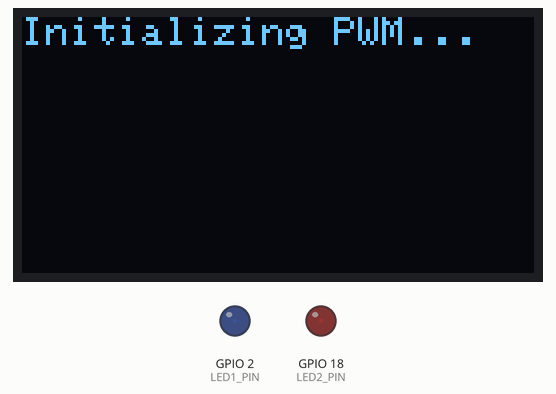
Bench run of a program on a simulated ESP32. Parts: 128×64 one-colour display, output pins drawn as LEDs (lit = HIGH). What the program prints to the serial monitor is not drawn.

Above: at 0.1 s.
At 8.61 s:
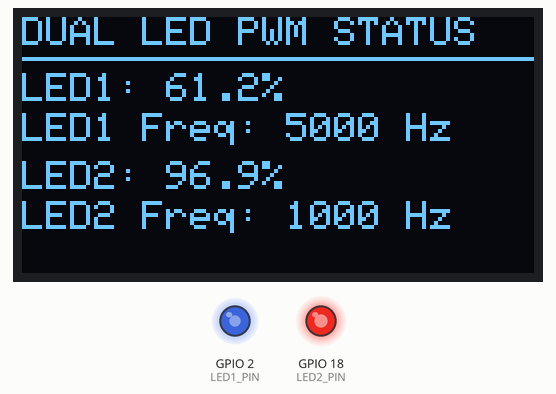
At 17.31 s:
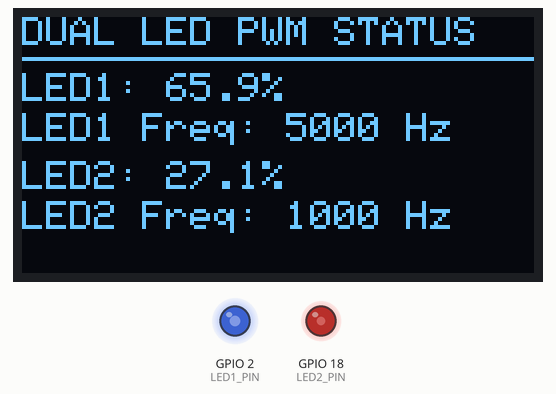
At 34.42 s:
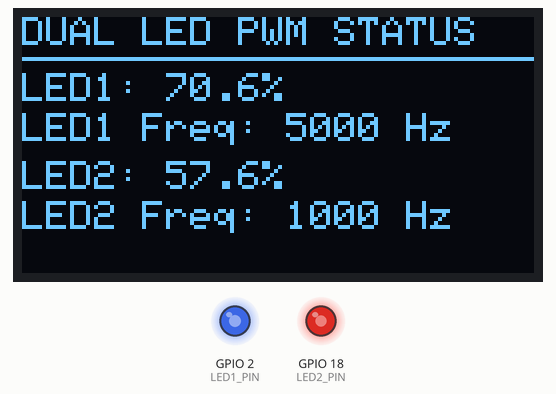
Timing chart, 0 to 34.4 s (numbered marks = the images above):
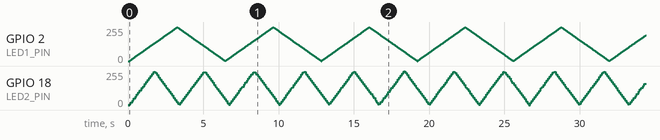

The program:

main.cpp
```cpp
#include <Arduino.h>
#include <Wire.h>
#include <Adafruit_GFX.h>
#include <Adafruit_SSD1306.h>

// OLED settings
#define SCREEN_WIDTH 128
#define SCREEN_HEIGHT 64
#define OLED_RESET -1
#define OLED_ADDRESS 0x3C

Adafruit_SSD1306 display(
    SCREEN_WIDTH,
    SCREEN_HEIGHT,
    &Wire,
    OLED_RESET
);

// LED GPIO pins
constexpr uint8_t LED1_PIN = 2;
constexpr uint8_t LED2_PIN = 18;

// PWM channel numbers
constexpr uint8_t LED1_CHANNEL = 0;
constexpr uint8_t LED2_CHANNEL = 8;

// PWM frequencies
constexpr uint32_t LED1_FREQUENCY = 5000;
constexpr uint32_t LED2_FREQUENCY = 1000;

// PWM resolution
constexpr uint8_t PWM_RESOLUTION = 8;
constexpr uint16_t PWM_MAX_DUTY = 255;

// Current duty values
uint16_t led1Duty = 0;
uint16_t led2Duty = 0;

// Fading directions
int8_t led1Direction = 1;
int8_t led2Direction = 1;

// Independent timing
unsigned long previousLED1Time = 0;
unsigned long previousLED2Time = 0;
unsigned long previousOLEDTime = 0;
unsigned long previousPrintTime = 0;

constexpr unsigned long LED1_INTERVAL = 10;
constexpr unsigned long LED2_INTERVAL = 5;
constexpr unsigned long OLED_INTERVAL = 100;

// Convert actual PWM duty value to percentage
float getDutyPercent(uint16_t duty)
{
    return (duty * 100.0f) / PWM_MAX_DUTY;
}

// Update OLED with current PWM values
void updateOLED()
{
    display.clearDisplay();
    display.setTextColor(SSD1306_WHITE);
    display.setTextSize(1);

    display.setCursor(0, 0);
    display.println("DUAL LED PWM STATUS");

    display.drawLine(0, 10, 127, 10, SSD1306_WHITE);

    display.setCursor(0, 14);
    display.print("LED1: ");
    display.print(getDutyPercent(led1Duty), 1);
    display.println("%");

    display.setCursor(0, 24);
    display.print("LED1 Freq: ");
    display.print(LED1_FREQUENCY);
    display.println(" Hz");

    display.setCursor(0, 36);
    display.print("LED2: ");
    display.print(getDutyPercent(led2Duty), 1);
    display.println("%");

    display.setCursor(0, 46);
    display.print("LED2 Freq: ");
    display.print(LED2_FREQUENCY);
    display.println(" Hz");

    display.display();
}

void setup()
{
    Serial.begin(115200);

    // Initialize I2C OLED
    Wire.begin(21, 22);

    if (!display.begin(
            SSD1306_SWITCHCAPVCC,
            OLED_ADDRESS))
    {
        Serial.println("OLED initialization failed!");
        while (true)
        {
            delay(1000);
        }
    }

    display.clearDisplay();
    display.setTextColor(SSD1306_WHITE);
    display.setTextSize(1);
    display.setCursor(0, 0);
    display.println("Initializing PWM...");
    display.display();

    // Configure LED1: 5000 Hz
    ledcSetup(
        LED1_CHANNEL,
        LED1_FREQUENCY,
        PWM_RESOLUTION
    );
    ledcAttachPin(LED1_PIN, LED1_CHANNEL);

    // Configure LED2: 1000 Hz
    ledcSetup(
        LED2_CHANNEL,
        LED2_FREQUENCY,
        PWM_RESOLUTION
    );
    ledcAttachPin(LED2_PIN, LED2_CHANNEL);

    // Start both LEDs at minimum brightness
    ledcWrite(LED1_CHANNEL, led1Duty);
    ledcWrite(LED2_CHANNEL, led2Duty);

    Serial.println("Dual LED PWM Fade Started");
    Serial.println("LED1: 5000 Hz | LED2: 1000 Hz");

    updateOLED();
}

void loop()
{
    unsigned long currentTime = millis();

    // Fade LED1 independently
    if (currentTime - previousLED1Time >= LED1_INTERVAL)
    {
        previousLED1Time = currentTime;

        led1Duty += led1Direction;

        if (led1Duty >= PWM_MAX_DUTY)
        {
            led1Duty = PWM_MAX_DUTY;
            led1Direction = -1;
        }
        else if (led1Duty == 0)
        {
            led1Direction = 1;
        }

        ledcWrite(LED1_CHANNEL, led1Duty);
    }

    // Fade LED2 independently
    if (currentTime - previousLED2Time >= LED2_INTERVAL)
    {
        previousLED2Time = currentTime;

        led2Duty += led2Direction;

        if (led2Duty >= PWM_MAX_DUTY)
        {
            led2Duty = PWM_MAX_DUTY;
            led2Direction = -1;
        }
        else if (led2Duty == 0)
        {
            led2Direction = 1;
        }

        ledcWrite(LED2_CHANNEL, led2Duty);
    }

    // Refresh OLED every 100 milliseconds
    if (currentTime - previousOLEDTime >= OLED_INTERVAL)
    {
        previousOLEDTime = currentTime;
        updateOLED();
    }

    // Serial output for testing
    if (currentTime - previousPrintTime >= 500)
    {
        previousPrintTime = currentTime;

        Serial.printf(
            "LED1: %.1f%% | 5000 Hz || LED2: %.1f%% | 1000 Hz\n",
            getDutyPercent(led1Duty),
            getDutyPercent(led2Duty)
        );
    }
}
```
